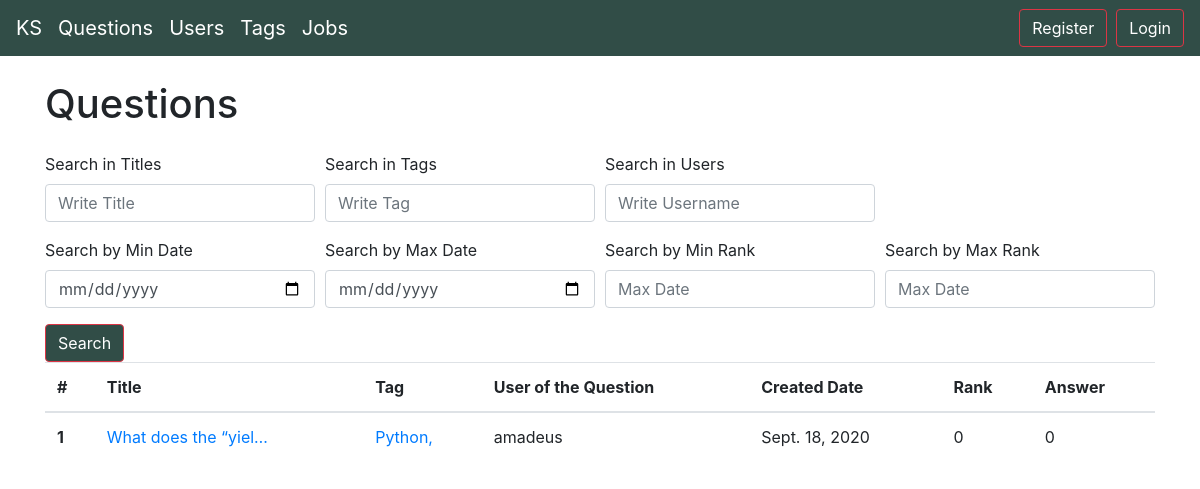
The page /questions/ on the database as committed earlier.
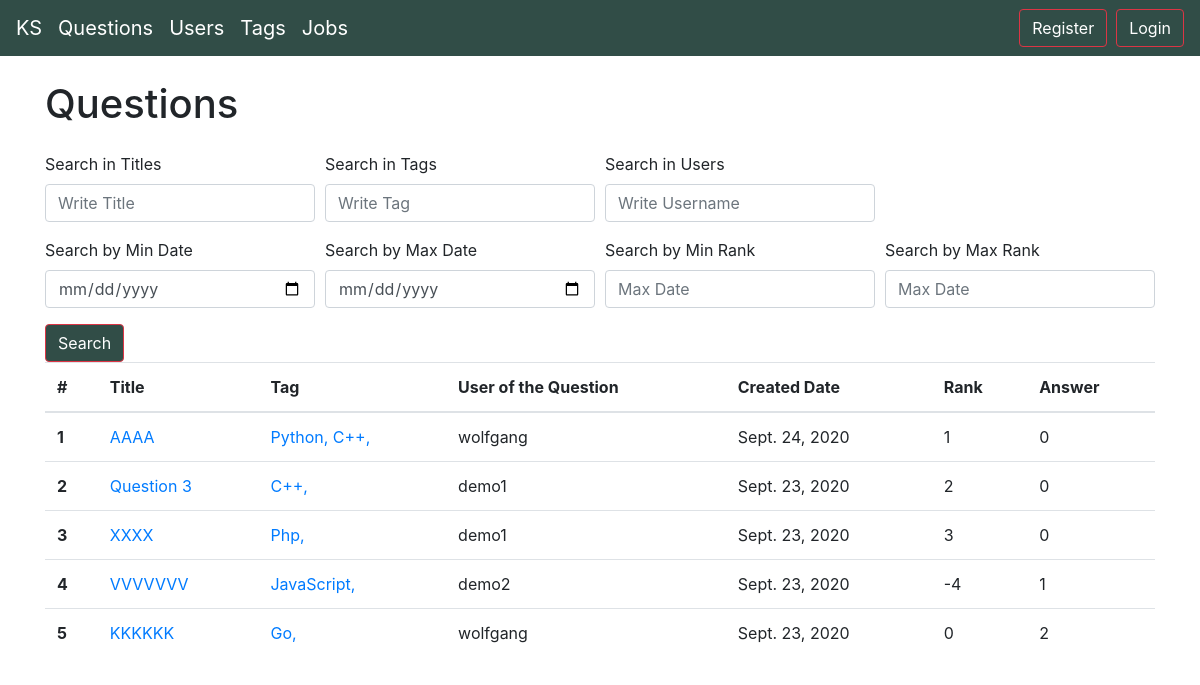
The same page on the database as committed later.
### questions/models.py (models this page shows, shortened)
class Question(models.Model):
    user            = models.ForeignKey(User, on_delete=models.CASCADE, null=True)
    title           = models.CharField(max_length=300)
    content         = models.TextField()
    tag             = models.ManyToManyField(Tag)
    image           = models.ImageField(upload_to="questions_image", blank=True, null=True)
    question_rank   = models.IntegerField(null=True, blank=True, default=0)
    created_date    = models.DateField(auto_now_add=True)
    objects = models.Manager()
    class Meta:
        ordering = ['-created_date']

### tags/models.py (models this page shows, shortened)
class Tag(models.Model):
    title       = models.CharField(max_length=50)
    content     = models.TextField(null=True, blank=True)
    tag_image   = models.ImageField(upload_to="tag_image")

### users/models.py (models this page shows, shortened)
class User(AbstractUser):
    location        = models.CharField(max_length=100, null=True, blank=True)
    biography       = models.TextField(blank=True, null=True)
    image           = models.ImageField(null=True,blank=True, upload_to='users_image')
    github_link     = models.CharField(null=True, blank=True, max_length=100)
    tag             = models.ManyToManyField(Tag, blank=True, null=True)
    created_date    = models.DateField(auto_now_add=True)
    profession      = models.CharField(max_length=100, null=True, blank=True)
    phone           = PhoneNumberField(null=True, blank=True)
    experience      = models.CharField(null=True, blank=True, max_length=100)
    hourly_rate     = models.CharField(default='10$/hr',blank=True, null=True, max_length=30)
    total_project   = models.SmallIntegerField(null=True, blank=True)

### questions/views.py (the view, shortened to what this page needs)
# urls.py: path('', views.QuestionListView.as_view(), name='question_list'),
class QuestionListView(View):
    template_name = "questions/question_list.html"
    def get_queryset(self):
        return Question.objects.all()
    def get(self, request, *args, **kwargs):
        context={"object_list" : self.get_queryset()}
        return render(request, self.template_name, context)

### questions/templates/questions/question_list.html (shortened to what this page needs)
{% extends "base.html" %}
{% block body %}
<div class="container">
  <h1 class="my-4">Questions
  </h1>
  <form method="POST" action="."> {% csrf_token %}
    <div class="form-row">
      <div class="form-group col-md-3">
        <label>Search in Titles</label>
        <input type="text" name="title" class="form-control" placeholder="Write Title">
      </div>
      <div class="form-group col-md-3">
        <label>Search in Tags</label>
        <input type="text" name="tag" class="form-control" placeholder="Write Tag">
      </div>
      <div class="form-group col-md-3">
        <label>Search in Users</label>
        <input type="text" name="user" class="form-control" placeholder="Write Username">
      </div>
    </div>
    <div class="form-row">
      <div class="form-group col-md-3">
        <label>Search by Min Date</label>
        <input type="date" name="min_date" class="form-control" placeholder="Min Date">
      </div>
      <div class="form-group col-md-3">
        <label>Search by Max Date</label>
        <input type="date" name="max_date" class="form-control" placeholder="Max Date">
      </div>
      <div class="form-group col-md-3">
        <label>Search by Min Rank</label>
        <input type="number" name="min_rank" class="form-control" placeholder="Max Date">
      </div>
      <div class="form-group col-md-3">
        <label>Search by Max Rank</label>
        <input type="number" name="max_rank" class="form-control" placeholder="Max Date">
      </div>
    </div>
    <button type="submit" class="btn btn-danger" style="background-color: #314d47;"> Search</button>
  </form>
  <div class="list-group">
    <table class="table">
      <thead>
        <tr>
          <th scope="col">#</th>
          <th scope="col">Title</th>
          <th scope="col">Tag</th>
          <th scope="col">User of the Question</th>
          <th scope="col">Created Date</th>
          <th scope="col">Rank</th>
          <th scope="col">Answer</th>
        </tr>
      </thead>
      <tbody>
        {% for question in object_list %}
        <tr>
          <th scope="row"> {{forloop.counter}} </th>
          <td> <a href=" {% url 'questions:question_detail' pk=question.pk %} "> {{ question.title|truncatechars:20}}
            </a></td>
          <td> {% for tag in question.tag.all %}
            <a href=" {% url 'tags:tag_detail' pk=tag.pk %} ">{{tag.title}}, </a>
            {% endfor %} </td>
          <td> {{ question.user}} </td>
          <td> {{ question.created_date}} </td>
          <td> {{ question.question_rank}} </td>
          <td> {{ question.answers.count }} </td>
        </tr>
        {% endfor %}
      </tbody>
    </table>
  </div>
</div>
{% endblock body %}

Rows that differ between the two databases and show on the page:
removed Question: title "What does the “yiel…", user "amadeus", created_date "Sept. 18, 2020", question_rank "0", answers.count "0", Tag (title "Python")
added Question: title "AAAA", user "wolfgang", created_date "Sept. 24, 2020", question_rank "1", answers.count "0", Tag (title "Python")
now on this page (row edited): Tag: title "C++"
added Question: title "Question 3", user "demo1", created_date "Sept. 23, 2020", question_rank "2", answers.count "0"
added Question: title "XXXX", user "demo1", created_date "Sept. 23, 2020", question_rank "3", answers.count "0"
now on this page (row unchanged): Tag: title "Php", shown under "XXXX"
added Question: title "VVVVVVV", user "demo2", created_date "Sept. 23, 2020", question_rank "-4", answers.count "1"
now on this page (row unchanged): Tag: title "JavaScript", shown under "VVVVVVV"
added Question: title "KKKKKK", user "wolfgang", created_date "Sept. 23, 2020", question_rank "0", answers.count "2"
now on this page (row unchanged): Tag: title "Go", shown under "KKKKKK"
